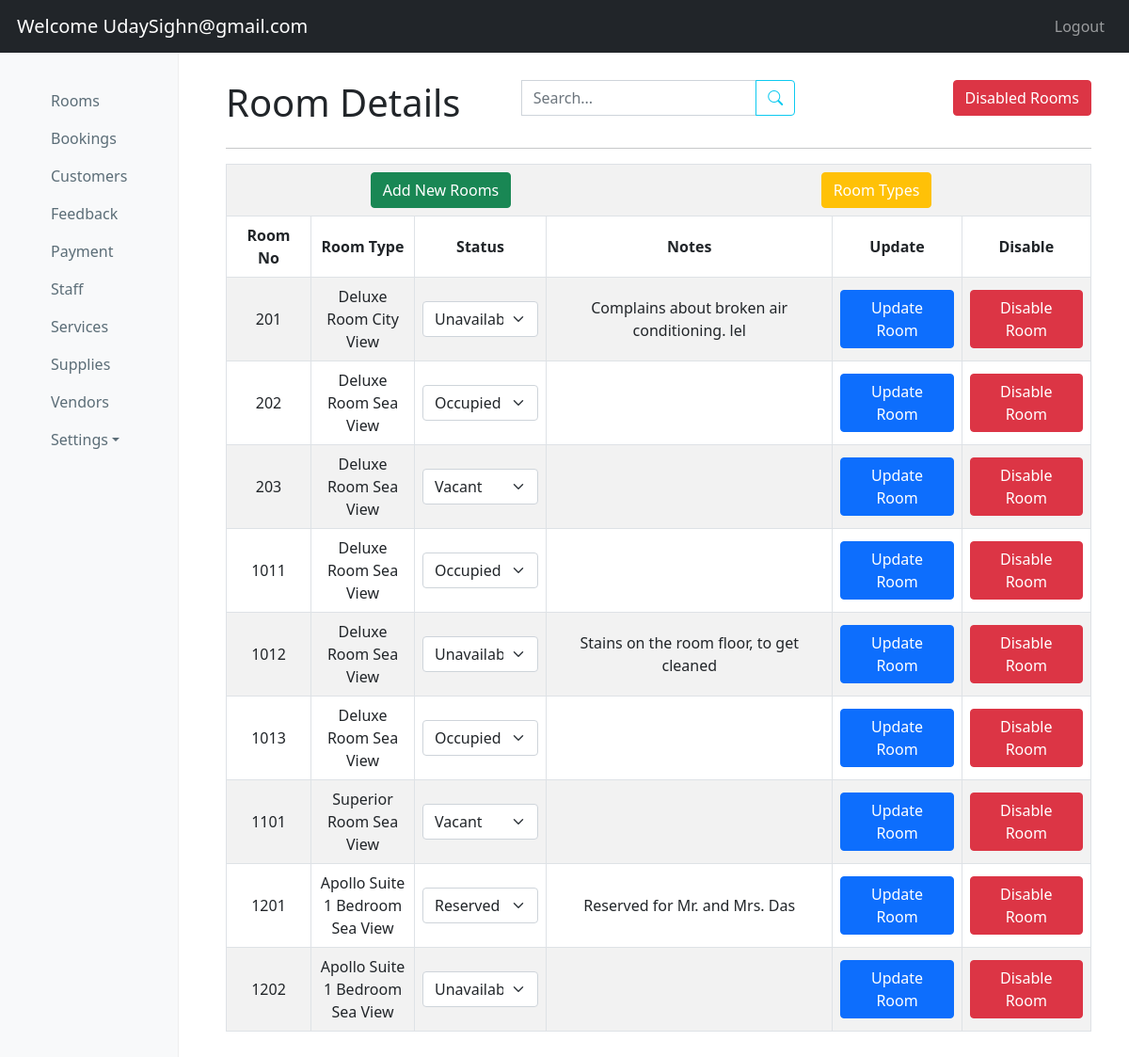
The app's page /admin/dashboard.php?option=rooms (signed in) with its own data.
### tables this page shows
CREATE TABLE `roommst` (
  `Room_id` smallint NOT NULL,
  `Room_type` varchar(10) DEFAULT NULL,
  `Room_tariff` decimal(10,2) NOT NULL,
  `Room_Status` enum('Reserved','Vacant','Occupied','Unavailable') NOT NULL,
  `Notes` varchar(450) DEFAULT NULL,
  `Active_Status` tinyint(1) DEFAULT NULL,
  PRIMARY KEY (`Room_id`),
  KEY `fk_room_type` (`Room_type`),
  CONSTRAINT `fk_room_type` FOREIGN KEY (`Room_type`) REFERENCES `roomtypemst` (`Room_type_id`)
);

CREATE TABLE `roomtypemst` (
  `Room_type_id` varchar(10) NOT NULL,
  `Room_Name` varchar(50) NOT NULL,
  `Image` varchar(100) NOT NULL,
  `Room_tariff` decimal(10,2) DEFAULT NULL,
  `Room_desc` varchar(450) NOT NULL,
  PRIMARY KEY (`Room_type_id`)
);

### admin/rooms.php (the view, shortened to what this page needs)
<?php
@$search_term=$_GET['search'];
@$active=!(bool)$_GET['disabled'];
?>
<table class="table table-bordered table-striped table-hover" id="results_table">
	<div class="table-head row">
		<div class="col-4">
			<h1>Room Details</h1>
		</div>
		<div class="col-4">
			<div class="input-group mb-3 text-center">
				<form method="post" enctype="multipart/form-data">
					<input type="text" name="search" class="form-control"  placeholder="Search..." autofocus>
					<button name="search_btn" class="btn btn-outline-info" type="submit"><i class="bi bi-search"></i></button>
				</form>
			</div>
		</div>
		<div class="col-4 text-end">
<?php if ($active){ ?>
	<a class="btn btn-danger" href="dashboard.php?option=rooms&disabled=1">Disabled Rooms</a>
<?php }else{ ?>
			<a class="btn btn-success" href="dashboard.php?option=rooms&disabled=0">Active Rooms</a>
<?php } ?>
		</div>
	</div><hr>
	<tr>
	<td colspan="8">
		<div class="row">
			<div class="col-sm-6">
				<a href="dashboard.php?option=add_rooms" class="btn btn-success">Add New Rooms</a>
			</div>
			<div class="col-sm-6">
				<a href="dashboard.php?option=room_types" class="btn btn-warning white-text-btn">Room Types</a>
			</div>
		</div>
		</td>
	</tr>
	<tr style="height:40">
		<th width="90">Room No</th>
		<th width="110">Room Type</th>
		<th width="140">Status</th>
		<th>Notes</th>
		<th>Update</th>
<?php if ($active){ ?>
	<th>Disable</th>
<?php }else{ ?>
	<th>Enable</th>
	<th>Delete</th>
<?php } ?>
	</tr>
<?php
$sql=mysqli_query($con,"select * from roommst r inner join roomtypemst rt on r.room_type=rt.room_type_id where Active_Status='$active' and (room_name like '%$search_term%' or room_id like '%$search_term%')");
while($res=mysqli_fetch_assoc($sql))
{
	$toggleurl="dashboard.php?option=toggle_room&id=".$res['Room_id']."&search=".$search_term."&disabled=".!$active;
?>
	<form action="updateRoomOnly.php" method="post">
<tr id="room">
		<td><input type="hidden" name="room_id" value="<?php echo $res['Room_id']; ?>" /><?php echo $res['Room_id']; ?></td>
		<td><?php echo $res['Room_Name']; ?></td>
		<td>
			<select class="form-select" name="status" required onchange="this.form.submit()">
				<option value="Reserved" <?php if ($res['Room_Status'] == "Reserved") echo "selected='selected'";?>>Reserved</option>
				<option value="Unavailable" <?php if ($res['Room_Status'] == "Unavailable") echo "selected='selected'";?>>Unavailable</option>
				<option value="Occupied" <?php if ($res['Room_Status'] == "Occupied") echo "selected='selected'";?>>Occupied</option>
				<option value="Vacant" <?php if ($res['Room_Status'] == "Vacant") echo "selected='selected'";?>>Vacant</option>
			</select>
		</td>
		<td><?php echo $res['Notes']; ?></td>
		<td><a class="btn btn-primary" href="dashboard.php?option=update_room&id=<?php echo $res['Room_id']; ?>">Update Room</a></td>
<?php if ($active){ ?>
	<td><a class="btn btn-danger" href="<?php echo $toggleurl; ?>">Disable Room</a></td>
<?php }else{ ?>
	<td><a class="btn btn-success" href="<?php echo $toggleurl; ?>">Enable Room</a></td>
	<td><a class="btn btn-danger" href="#" onclick="delRoom('<?php echo $res['Room_id']; ?>')">Delete Room</a></td>
<?php } ?>
	</tr>
	</form>
<?php
}
?>
</table>

### admin/dashboard.php (shortened to what this page needs)
<?php
extract($_REQUEST);
$admin=$_SESSION['admin_logged_in'];
?>
<!DOCTYPE html>
<html lang="en">
  <head>
		<link href="https://cdn.jsdelivr.net/npm/bootstrap@5.0.0-beta2/dist/css/bootstrap.min.css" rel="stylesheet">
		<link rel="stylesheet" href="https://cdn.jsdelivr.net/npm/bootstrap-icons@1.4.0/font/bootstrap-icons.css">
		<link href="dashboard.css" rel="stylesheet">
  </head>
  <body>
		<nav class="navbar navbar-expand-md navbar-dark bg-dark fixed-top">
				<a class="navbar-brand" href="dashboard.php">Welcome <?php echo $admin; ?></a>
        <div class="collapse navbar-collapse" id="navbarToggler">
          <ul class="navbar-nav ms-auto">
            <li class="nav-item"><a class="nav-link"  href="logout.php">Logout</a></li>
          </ul>
        </div>
      </nav>
    <div class="container-fluid">
      <div class="row">
				<div class="col-md-3 col-lg-2">
				<nav id="sidebarMenu" class="d-md-block bg-light sidebar collapse">
		      <div class="position-sticky pt-3">
		        <ul class="nav flex-column">
							<li class="nav-item"><a class="nav-link" href="dashboard.php?option=rooms">Rooms</a></li>
							<li class="nav-item"><a class="nav-link" href="dashboard.php?option=bookings">Bookings</a></li>
							<li class="nav-item"><a class="nav-link" href="dashboard.php?option=customers">Customers</a></li>
							<li class="nav-item"><a class="nav-link" href="dashboard.php?option=feedback">Feedback</a></li>
							<li class="nav-item"><a class="nav-link" href="dashboard.php?option=payment">Payment</a></li>
							<li class="nav-item"><a class="nav-link" href="dashboard.php?option=staff">Staff</a></li>
							<li class="nav-item"><a class="nav-link" href="dashboard.php?option=services">Services</a></li>
							<li class="nav-item"><a class="nav-link" href="dashboard.php?option=supplies">Supplies</a></li>
							<li class="nav-item"><a class="nav-link" href="dashboard.php?option=vendors">Vendors</a></li>
							<li class="nav-item dropdown">
			          <a class="nav-link dropdown-toggle" href="#" id="navbarDropdown" role="button" data-bs-toggle="dropdown">Settings</a>
			        	</li>
		        </ul>
		      </div>
		    </nav>
			</div>
        <div class="col-sm-9 col-md-10 main">
<?php
if(@$option=="")
{
	include('index.php');
}
else{
	include($option.'.php');
}
?>
        </div>
      </div>
    </div>
  </body>
</html>

### admin/dashboard.css (style rules this page uses)
body { padding-top: 50px; }
table,th,td { text-align: center; vertical-align: middle; }
.nav-item, .navbar-brand { padding: 0 18px; }
.navbar { margin-bottom: 0; border-radius: 0; }
@media (min-width:600px) { .sidebar { position: fixed; top: 51px; bottom: 0; left: 0; z-index: 1000; display: block; padding: 20px; overflow-x: hidden; overflow-y: auto; background-color: #f5f5f5; border-right: 1px solid #eee; } }
.sidebar .nav-link { color: #5b6d77; font-weight: 500; }
.main { padding: 20px; }
@media (min-width: 768px) { .main { padding-right: 40px; padding-left: 40px; } }
.table-head.row { margin-top: 15px; }
.white-text-btn,.white-text-btn:hover { color:white; }

### records on screen
roommst: Room_id "201", Room_type.Room_Name "Deluxe Room City View", status "Unavailable", Notes "Complains about broken air conditioning. lel"
roommst: Room_id "202", Room_type.Room_Name "Deluxe Room Sea View", status "Occupied"
roommst: Room_id "203", Room_type.Room_Name "Deluxe Room Sea View", status "Vacant"
roommst: Room_id "1011", Room_type.Room_Name "Deluxe Room Sea View", status "Occupied"
roommst: Room_id "1012", Room_type.Room_Name "Deluxe Room Sea View", status "Unavailable", Notes "Stains on the room floor, to get cleaned"
roommst: Room_id "1013", Room_type.Room_Name "Deluxe Room Sea View", status "Occupied"
roommst: Room_id "1101", Room_type.Room_Name "Superior Room Sea View", status "Vacant"
roommst: Room_id "1201", Room_type.Room_Name "Apollo Suite 1 Bedroom Sea View", status "Reserved", Notes "Reserved for Mr. and Mrs. Das"
roommst: Room_id "1202", Room_type.Room_Name "Apollo Suite 1 Bedroom Sea View", status "Unavailable"

### other values on screen
$admin "UdaySighn@gmail.com"
